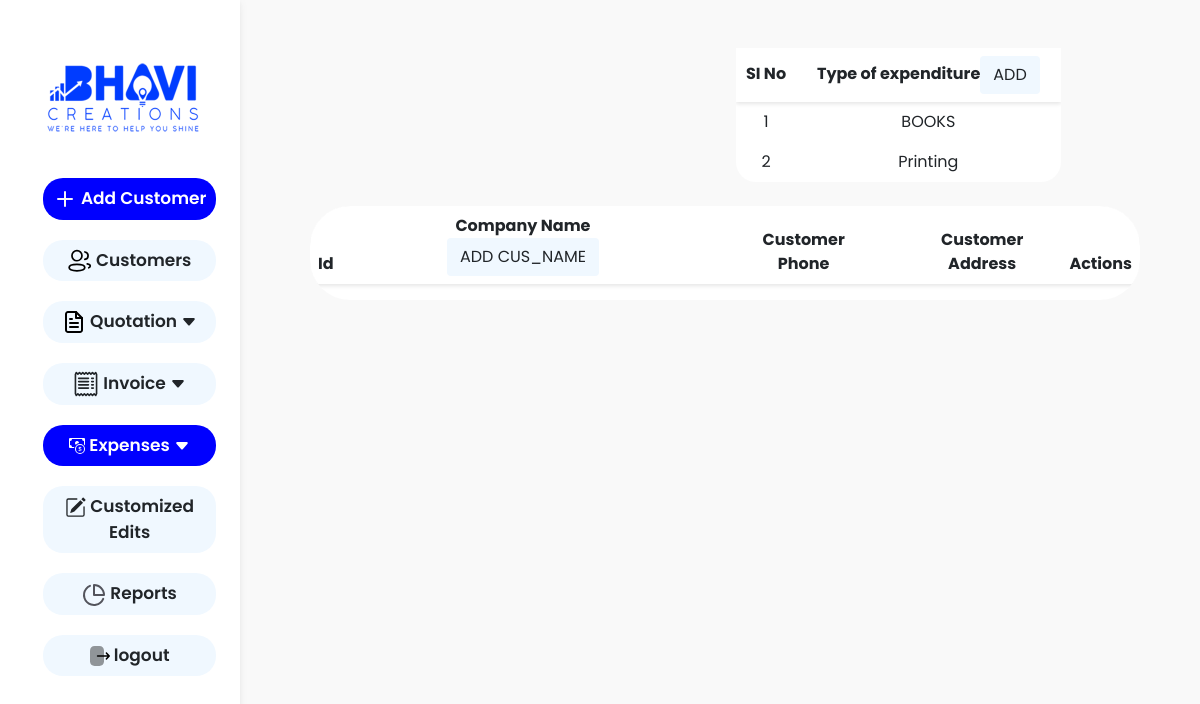
Page /exp_customized_edits.php (signed in) on the committed database.
### tables this page shows
CREATE TABLE `exp_type` (
  `id` int(11) NOT NULL,
  `name` varchar(255) NOT NULL
);

### exp_customized_edits.php (the view, shortened to what this page needs)
<!DOCTYPE html>
<html lang="en">
<head>
    <link href="https://cdn.jsdelivr.net/npm/bootstrap@5.0.2/dist/css/bootstrap.min.css" rel="stylesheet">
    <link rel="stylesheet" href="img/style.css">
    <link rel="stylesheet" href="img/stylemi.css">
</head>
<body>
    <div class="container-fluid">
    <div class="row">
            <section class="col-lg-2">
                <nav id="sidebarMenu" class="  collapse d-lg-block sidebar collapse bg-white">
                    <div class="container-fluid">
                        <a class="navbar-brand" href="#" id="change_password"><img src="img/Bhavi-Logo-2.png" alt="" height="80px" width="200px"></a>
                        <button class="navbar-toggler" type="button" data-bs-toggle="collapse" data-bs-target="#navbarNav" aria-controls="navbarNav" aria-expanded="false" aria-label="Toggle navigation">
                            <span class="navbar-toggler-icon"></span>
                        </button>
                        <div class=" navbar-collapse  " id="navbarNav">
                            <ul class="navbar-nav " style="margin-left: 10%; text-align: center;">
                                <li class=" ">
                                    <a href="#" class="nav-link  nav-links active-link" id="add_customer"><svg xmlns="http://www.w3.org/2000/svg" width="24" height="24" viewBox="0 0 24 24" fill="none">
                                            <path d="M12 5V19" stroke="#F4F5FA" stroke-width="2" stroke-linecap="round" stroke-linejoin="round" />
                                            <path d="M5 12H19" stroke="#F4F5FA" stroke-width="2" stroke-linecap="round" stroke-linejoin="round" />
                                        </svg> Add Customer</a>
                                </li>
                                <li class="nav-item ">
                                    <a class="nav-link  nav-links text-dark" href="viewcustomers.php">
                                        Customers</a>
                                </li>
                                <li class="dropdown nav-item ">
                                    <a  class="nav-link  nav-links text-dark"  href="#">
                                        Quotation <svg xmlns="http://www.w3.org/2000/svg" width="16" height="16" fill="currentColor" class="bi bi-caret-down-fill" viewBox="0 0 16 16">
                                            <path d="M7.247 11.14 2.451 5.658C1.885 5.013 2.345 4 3.204 4h9.592a1 1 0 0 1 .753 1.659l-4.796 5.48a1 1 0 0 1-1.506 0z" />
                                        </svg></a>
                                </li>
                                <li class="dropdown nav-item ">
                                    <a class="nav-link  nav-links text-dark" href="#"> Invoice <svg xmlns="http://www.w3.org/2000/svg" width="16" height="16" fill="currentColor" class="bi bi-caret-down-fill " viewBox="0 0 16 16">
                                            <path d="M7.247 11.14 2.451 5.658C1.885 5.013 2.345 4 3.204 4h9.592a1 1 0 0 1 .753 1.659l-4.796 5.48a1 1 0 0 1-1.506 0z" />
                                        </svg></a>
                                </li>
                                <li class="dropdown nav-item ">
                                    <a class="nav-link  nav-links active-link"  > Expenses <svg xmlns="http://www.w3.org/2000/svg" width="16" height="16" fill="currentColor" class="bi bi-caret-down-fill" viewBox="0 0 16 16">
                                            <path d="M7.247 11.14 2.451 5.658C1.885 5.013 2.345 4 3.204 4h9.592a1 1 0 0 1 .753 1.659l-4.796 5.48a1 1 0 0 1-1.506 0z" />
                                        </svg></a>
                                </li>
                                <li class="nav-item ">
                                    <a class="nav-link text-dark nav-links" href="customized_edits.php"> Customized Edits</a>
                                </li>
                                <li class="nav-item ">
                                    <a class="nav-link text-dark nav-links" href="report.php"> Reports</a>
                                </li>
                                <li class="nav-item ">
                                    <a class="nav-link text-dark nav-links " href="logout.php">
                                        logout</a>
                                </li>
                            </ul>
                        </div>
                    </div>
                </nav>
            </section>
            <section class="col-lg-10">
                <div class="container">
                    <div class="row ">
                        <div class="col-6  mt-5">
                        </div>
                        <div class="  col-12 col-md-5 mt-5 " ">
                            <div class=" container add_gst " >
                                <div class=" table-responsive">
                            <table class="table  viewinvoicetable" style="  overflow-y: auto;">
                                <thead style="  background-color: white;" class="table-head">
                                    <th style=" width: 60px;" class="pb-3">SI No</th>
                                    <th>Type of expenditure<a href="#" class="btn service-btn" id="exp_type_modal">ADD</a></th>
                                </thead>
                                <tbody>
                                    <?php
                                    require_once('bhavidb.php');
                                    $sql = "SELECT * FROM `exp_type`";
                                    $res = $conn->query($sql);
                                    if ($res === false) {
                                    } else {
                                        while ($row = mysqli_fetch_assoc($res)) {
                                            echo "<tr style='border:none;'>";
                                            echo "<td  style='border:none;'>" . $row['id'] . "</td>";
                                            echo "<td  style='border:none;'>" . $row['name'] . "</td>";
                                            echo "</tr>";
                                        }
                                    }
                                    ?>
                                </tbody>
                            </table>
                        </div>
                    </div>
                </div>
                        </div>
                </div>
    <div class="container">
        <div class="container mt-2">
            <div class="table-responsive mango" style="max-height: 500px; overflow-y: auto; border-radius: 40px; background-color: white;">
                <table class="table viewinvoicetable pb-5" style="border-collapse: collapse; border: none; border-radius: 40px;">
                    <thead style="position: sticky; top: 0; z-index: 1; background-color: #f2f2f2;">
                        <tr style="background-color: #ffffff;" class="pb-2">
                            <th>Id</th>
                            <th style="  padding-right: 50px; padding-left: 50px;  ">Company Name <a href="#" class="btn service-btn" id="add_exp_customer">ADD CUS_NAME</a></th>
                            <th  style="  padding-right:35px; padding-left: 35px;  ">Customer Phone</th>
                            <th>Customer Address</th>
                            <th>Actions</th>
                        </tr>
                    </thead>
                </table>
            </div>
        </div>
    </div>
    </section>
    </div>
    </div>
</body>
</html>

### img/stylemi.css (style rules this page uses)
* { font-family: 'Poppins', sans-serif; }
.navbar-nav { color: black; font-family: 'Poppins', sans-serif; font-weight: 600; font-size: 17px; }
table { border-collapse: collapse; width: 100%; }
th, td { border: 1px solid black; padding: 8px; text-align: left; }
th { background-color: #f2f2f2; }
.viewinvoicetable { justify-content: end; }
.viewinvoicetable th { text-align: center; border: none; }
.viewinvoicetable td { text-align: center; }
.add_gst { justify-content: center; }
.dropdown { position: relative; display: inline-block; }
.sidebar { position: fixed; top: 0; bottom: 0; left: 0; padding: 58px 0 0; box-shadow: 0 2px 5px 0 rgb(0 0 0 / 5%), 0 2px 10px 0 rgb(0 0 0 / 5%); width: 240px; z-index: 600; }
.nav-links { background-color: aliceblue; border-radius: 20px; }
.active-link { background-color: blue; color: white; }
body { background-color: #f9f9f9; }
.nav-item { padding-top: 20px; }
@media (min-width:992px) and (max-width:1300px) { .mango { margin-left: 50px; } }
.active-link { background-color: blue; color: white !important; }

### exp_customized_edits.php (style rules this page uses)
.table.viewinvoicetable thead { position: sticky; top: 0; z-index: 1; background-color: #f2f2f2; box-shadow: 0 2px 4px rgba(0, 0, 0, 0.1); }
table { background-color: white; border-radius: 20px; }
.service-btn { background-color: #f0f8ff; }
.nav-item { padding-top: 20px; }

### rows in the picture
exp_type: id "1", name "BOOKS"
exp_type: id "2", name "Printing"
